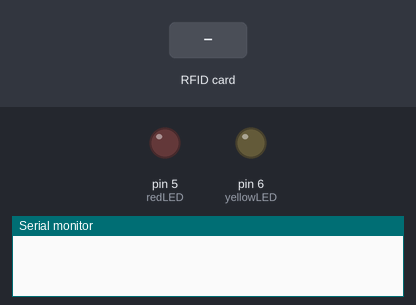
Recording of a sketch running on a simulated Arduino Uno, built with avr-gcc and run on an emulated ATmega328P. On the bench: output pins drawn as LEDs (lit = HIGH), the last lines printed to the serial monitor. Inputs (shaded band) come from the test bench. Pins used as bus, display or sensor lines are not drawn.

Above: at 1.2 s.
1.3 s: RFID card 21 F8 7C 26 held to the reader
At 2.4 s:
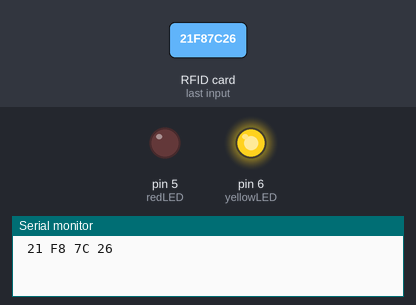
4.3 s: RFID card 5E 7A 19 C4 held to the reader
At 4.9 s:
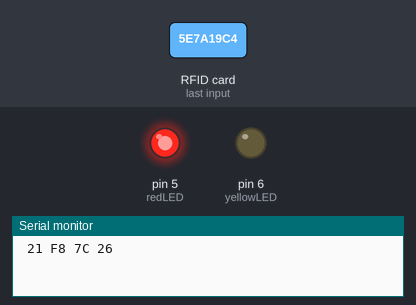
7.3 s: RFID card D3 99 12 2E held to the reader
At 8.5 s:
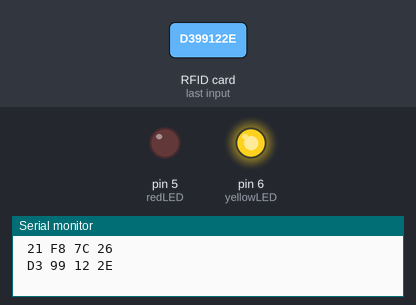
Timing chart, 0 to 10.3 s (numbered marks = the images above; inputs shaded):
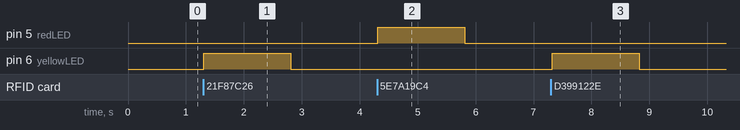

The sketch:

EncationArduinoCode.ino
```cpp
/*
The code below is used to control the RFID reader and two LEDs. When scanning RFID tags, the accepted tags turn on a yellow LED briefly, and the non-accepted tags turns on a red LED briefly.

- The first thing the code does is include the SPI and MFRC522 libraries. These libraries are necessary for the code to work.
- After that, the code initializes the MFRC522 module and sets the SDA and RST pins.
- In the setup function, the code begins the serial communication and starts the SPI communication. It also initializes the MFRC522 module.
- In the loop function, the code looks for new cards. If a new card is present, it reads the card's UID.
- The code then checks if the UID of the card is one of the accepted UIDs. If it is, the code turns on the yellow LED for 1.5 seconds.
- If the UID of the card is not registered, the code turns on the red LED for 1.5 seconds.
- After the code has been executed, it halts the PICC and stops the encryption on the PCD.
*/

#include <SPI.h>                                        //communication with the Arduino microcontroller
#include <MFRC522.h>                                    //MFRC522 is the RFID reader we are using

#define SDApin 10                                       //SDA from the reader is connected to pin 10
#define RSTpin 9                                        //RST from the reader is connected to pin 9
#define redLED 5                                        //red LED is connected to pin 5
#define yellowLED 6                                     //yellow LED is connected to pin 6

MFRC522 mfrc522(SDApin, RSTpin);

void setup()
{
SPI.begin();                                            //starts the SPI
Serial.begin(9600);                                     //allows us to monitor the reader using the serial moniter function
mfrc522.PCD_Init();                                     //function in the library to initialize the mfrc522

pinMode(5, OUTPUT);
pinMode(6, OUTPUT);                                     //starts pins for red and yellow LEDs

//Serial.println("Please scan your tag...\n");            //Prompts the user to scan tag
//Serial.println();                                       //empty line to appear in the serial monitor

}

void loop()
{
if(!mfrc522.PICC_IsNewCardPresent())                    //reader is searching for tags to scan
  {
    return;
  }

if(!mfrc522.PICC_ReadCardSerial())                      //correct tag is presented
  {
    return;
  }

//Serial.println();
//Serial.println("Tag UID is:");
String tag = "";
for(byte i = 0; i < mfrc522.uid.size; i++)              //prints the UID of the tag to the serial monitor
  {
    //Serial.print(mfrc522.uid.uidByte[i] < 0x10 ? " 0" : " ");
    //Serial.print(mfrc522.uid.uidByte[i], HEX);
    tag.concat(String(mfrc522.uid.uidByte[i] < 0x10 ? " 0" : " "));
    tag.concat(String(mfrc522.uid.uidByte[i], HEX));
  }
//Serial.println();

tag.toUpperCase();                                      //puts the tag number in upper case

if(tag.substring(1) == "21 F8 7C 26")                     //checks user credentials
  {
    //Serial.println();
    //Serial.println("Your credentials are correct. Check for second step of authentication.");
    //Serial.println();
    String tag = "";
    for(byte i = 0; i < mfrc522.uid.size; i++)              //prints the UID of the tag to the serial monitor
      {
        Serial.print(mfrc522.uid.uidByte[i] < 0x10 ? " 0" : " ");
        Serial.print(mfrc522.uid.uidByte[i], HEX);
        tag.concat(String(mfrc522.uid.uidByte[i] < 0x10 ? " 0" : " "));
        tag.concat(String(mfrc522.uid.uidByte[i], HEX));
      }
    Serial.println();

    tag.toUpperCase();

        digitalWrite(yellowLED, HIGH);
        delay(1500);
        digitalWrite(yellowLED, LOW);
        //delay(4000)
      }
else if(tag.substring(1) == "D3 99 12 2E")
  {
    //Serial.println();
    //Serial.println("Your credentials are correct. Check for second step of authentication.");
    //Serial.println();
    String tag = "";
    for(byte i = 0; i < mfrc522.uid.size; i++)              //prints the UID of the tag to the serial monitor
      {
        Serial.print(mfrc522.uid.uidByte[i] < 0x10 ? " 0" : " ");
        Serial.print(mfrc522.uid.uidByte[i], HEX);
        tag.concat(String(mfrc522.uid.uidByte[i] < 0x10 ? " 0" : " "));
        tag.concat(String(mfrc522.uid.uidByte[i], HEX));
      }
    Serial.println();

    tag.toUpperCase();

        digitalWrite(yellowLED, HIGH);
        delay(1500);
        digitalWrite(yellowLED, LOW);
        //delay(4000)
      }
else
  {                                                                      //denies access to any unauthorized user
    //Serial.println();
    //Serial.println("Your credentials are incorrect. Please try again.");
    digitalWrite(redLED, HIGH);
    delay(1500);
    digitalWrite(redLED, LOW);

  }

mfrc522.PICC_HaltA();                                                 //halts the PICC session then stops the encryption session
mfrc522.PCD_StopCrypto1();                                            //stops communications to the PICC (the RFID tag)
}
```

Measured:
- after the input at 1.3 s, pin 6 (yellowLED): LOW → HIGH at once, → LOW 1.5 s later
- after the input at 4.3 s, pin 5 (redLED): LOW → HIGH at once, → LOW 1.5 s later
- after the input at 7.3 s, pin 6 (yellowLED): LOW → HIGH at once, → LOW 1.5 s later
